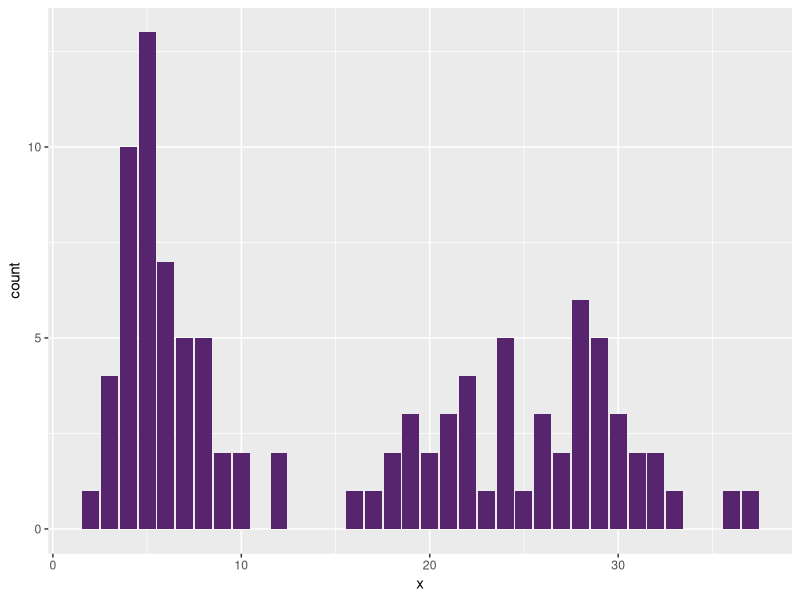
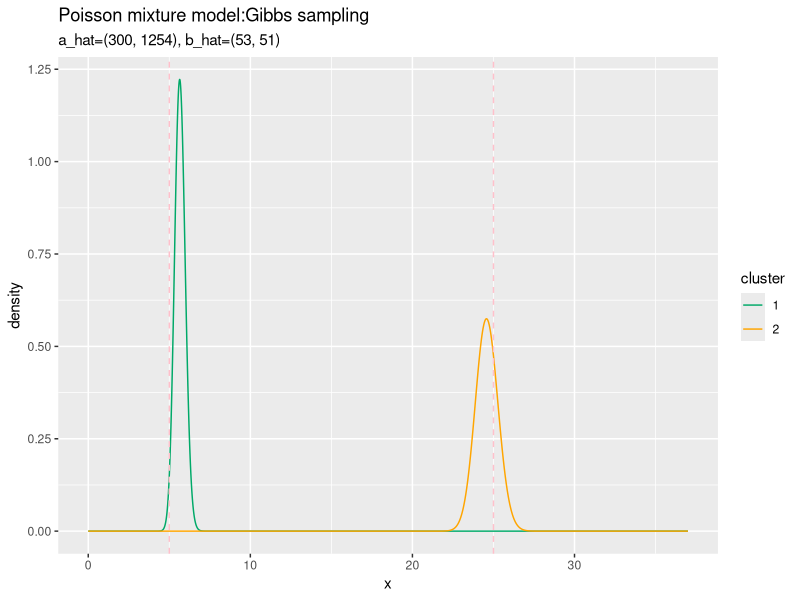
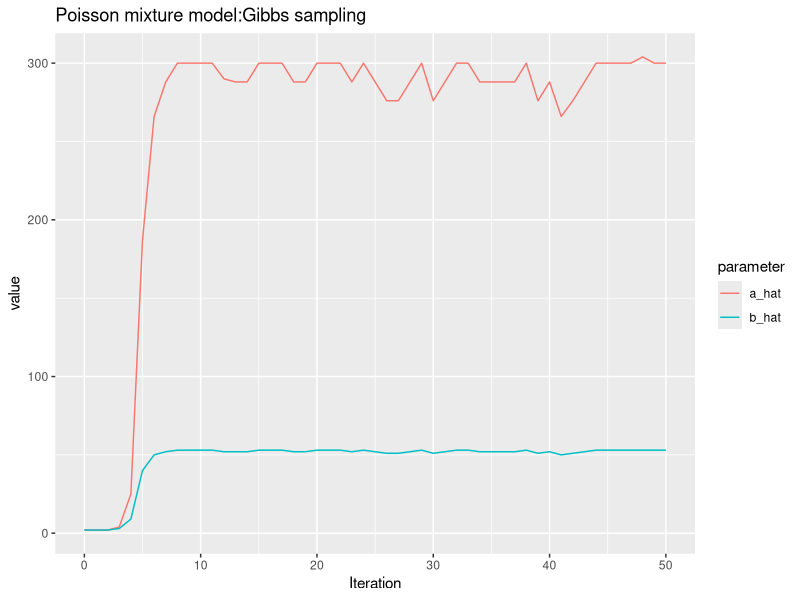

Recreate these plots in R, in order.

# 4.3.2 ポアソン混合モデルにおけるギブスサンプリング --------------------------------------------------

# 利用パッケージ
library(tidyverse)
library(gganimate)


# パラメータの設定 ----------------------------------------------------------------

# 真のパラメータを指定
lambda_true <- c(5, 25)

# 観測データ数を指定
N <- 100

# 観測データXを生成
x_n <- rpois(n = N, lambda = lambda_true)

# 観測データを確認
tibble(
  x = x_n
) %>% 
  ggplot(aes(x = x)) + 
    geom_bar(fill = "#56256E")

# 試行回数を指定
Iter <- 50

# クラスタ数
K <- length(lambda_true)

# ハイパーパラメータa,bを指定
a <- 2
b <- 2

# パラメータlambdaを生成
lambda_k <- rgamma(n = K, shape = a, rate = b)

# ハイパーパラメータalphaを指定
alpha_k <- rep(2, K)

# パラメータpiを生成
pi_k <- MCMCpack::rdirichlet(n = 1, alpha = alpha_k) %>% 
  as.vector()

# 潜在変数Sの初期値
s_nk <- matrix(0, nrow = N, ncol = K)


# ギブスサンプリング ---------------------------------------------------------------

# 受け皿を用意
eta_nk <- matrix(0, nrow = N, ncol = K)
a_hat_k <- rep(0, K)
b_hat_k <- rep(0, K)

# 推移の確認用データフレームを作成
trace_parameter_df <- tibble(
  a_hat = rep(a, K), 
  b_hat = rep(b, K), 
  cluster = as.factor(1:K), 
  Iteration = 0 # 初期値
)

for(i in 1:Iter) {
  
  for(n in 1:N) {
    
    # ハイパーパラメータeta_nを計算:式(4.38)
    tmp_eta_k <- exp(x_n[n] * log(lambda_k) - lambda_k + log(pi_k))
    eta_nk[n, ] <- tmp_eta_k / sum(tmp_eta_k) # 正規化
    
    # 潜在変数s_nをサンプリング:式(4.37)
    s_nk[n, ] <- rmultinom(n =  1, size = 1, prob = eta_nk[n, ]) %>% 
      as.vector()
  }
  
  for(k in 1:K) {
    
    # ハイパーパラメータhat{a}_k,hat{b}_kを計算:式(4.42)
    a_hat_k[k] <- sum(s_nk[, k] * x_n) + a
    b_hat_k[k] <- sum(s_nk[, k]) + b
    
    # パラメータlambda_kをサンプリング:式(4.41)
    lambda_k <- rgamma(n = K, shape = a_hat_k, rate = b_hat_k)
  }
  
  # ハイパーパラメータをhat{alpha}を計算:式(4.45)
  alpha_hat_k <- apply(s_nk, 2, sum) + alpha_k
  
  # パラメータpiをサンプリング:式(4.44)
  pi_k <- MCMCpack::rdirichlet(n = 1, alpha = alpha_hat_k) %>% 
    as.vector()
  
  # 推移の確認用データフレームを作成
  tmp_parameter_df <- data.frame(
    a_hat = a_hat_k, 
    b_hat = b_hat_k, 
    cluster = as.factor(1:K), 
    Iteration = i # 試行回数
  )
  # 結合
  trace_parameter_df <- rbind(trace_parameter_df, tmp_parameter_df)
}


# 結果の確認 -------------------------------------------------------------------

posterior_df <- tibble()
for(k in 1:K) {
  tmp_df <- tibble(
    x = seq(0, max(x_n), by = 0.01), 
    density = dgamma(x, shape = a_hat_k[k], rate = b_hat_k[k]), 
    cluster = as.factor(k)
  )
  posterior_df <- rbind(posterior_df, tmp_df)
}

# 作図
ggplot(posterior_df, aes(x, density, color = cluster)) + 
  geom_line() + # 折れ線グラフ
  scale_color_manual(values = c("#00A968", "orange")) + # グラフの色(不必要)
  geom_vline(xintercept = lambda_true, color = "pink", linetype = "dashed") + # 垂直線
  labs(title = "Poisson mixture model:Gibbs sampling", 
       subtitle = paste0("a_hat=(", paste0(a_hat_k, collapse = ", "), 
                         "), b_hat=(", paste0(b_hat_k, collapse = ", "), ")")) # ラベル


# 推移の確認 -------------------------------------------------------------------

## 事後分布の推移
# 作図用のデータフレームを作成
trace_posterior_df <- tibble()
for(i in 1:(Iter + 1)) {
  for(k in 1:K) {
    tmp_parameter <- trace_parameter_df %>% 
      filter(Iteration == i - 1, cluster == k)
    tmp_posterior <- tibble(
      x = seq(0, max(x_n), by = 0.01), 
      density = dgamma(x, shape = tmp_parameter[["a_hat"]], rate = tmp_parameter[["b_hat"]]), 
      cluster = tmp_parameter[["cluster"]], 
      Iteration = tmp_parameter[["Iteration"]]
    )
    trace_posterior_df <- rbind(trace_posterior_df, tmp_posterior)
  }
}

# 作図
posterior_graph <- ggplot(trace_posterior_df, aes(x, density, color = cluster)) + 
  geom_line() + # 折れ線グラフ
  scale_color_manual(values = c("#00A968", "orange")) + # グラフの色(不必要)
  geom_vline(xintercept = lambda_true, 
             color = "pink", linetype = "dashed") + # 垂直線
  transition_manual(Iteration) + # フレーム
  labs(title = "Poisson mixture model:Gibbs sampling", 
       subtitle = "i={current_frame}") # ラベル

# 描画
animate(posterior_graph, nframes = Iter + 1, fps = 10)


## ハイパーパラメータa,bの推移
# クラスタ番号kを指定
coluster_num <- 1

# 作図
trace_parameter_df %>% 
  pivot_longer(
    cols = -c(cluster, Iteration), 
    names_to = "parameter", 
    names_ptypes = list(parameter = factor()), 
    values_to = "value"
  ) %>% 
  filter(cluster == coluster_num) %>% 
  ggplot(aes(Iteration, value, color = parameter)) + 
    geom_line() + # 垂直線
    labs(title = "Poisson mixture model:Gibbs sampling") # ラベル
